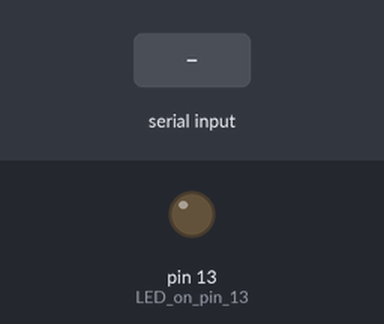
The sketch below on a simulated Arduino Uno, built with avr-gcc and run on an emulated ATmega328P. On the bench: output pins drawn as LEDs (lit = HIGH). Inputs (shaded band) come from the test bench.

Above: at 1.2 s.
1.3 s: "1" received over Serial
At 2.1 s:
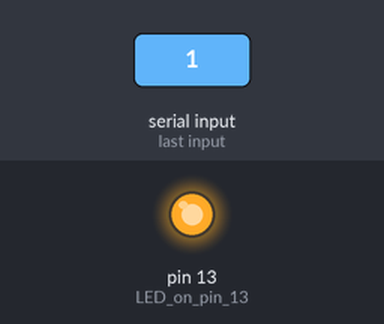
2.8 s: "0" received over Serial
At 3.3 s:
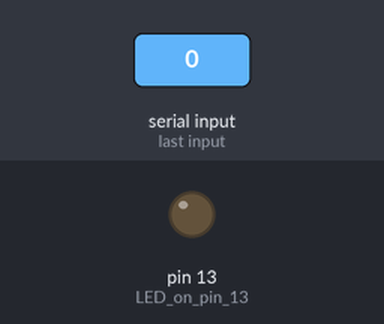
Timing chart, 0 to 5.8 s (numbered marks = the images above; inputs shaded):
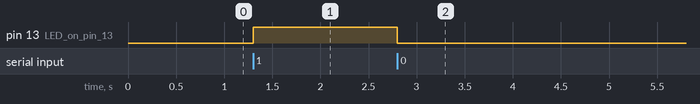

The sketch:

receiving-signal.ino
```cpp
void setup() {
  pinMode(13, OUTPUT); // LED on pin 13
  Serial.begin(9600); // Start serial communication
}
void loop() {
  if (Serial.available() > 0) {
    char command = Serial.read(); // Read the incoming byte
    if (command == '1') {
      digitalWrite(13, HIGH); // Turn LED on
    } else if (command == '0') {
      digitalWrite(13, LOW); // Turn LED off
    }
  }
}
```

Measured:
- after the input at 1.3 s, pin 13 (LED_on_pin_13): LOW → HIGH at once
- after the input at 2.8 s, pin 13 (LED_on_pin_13): HIGH → LOW at once
